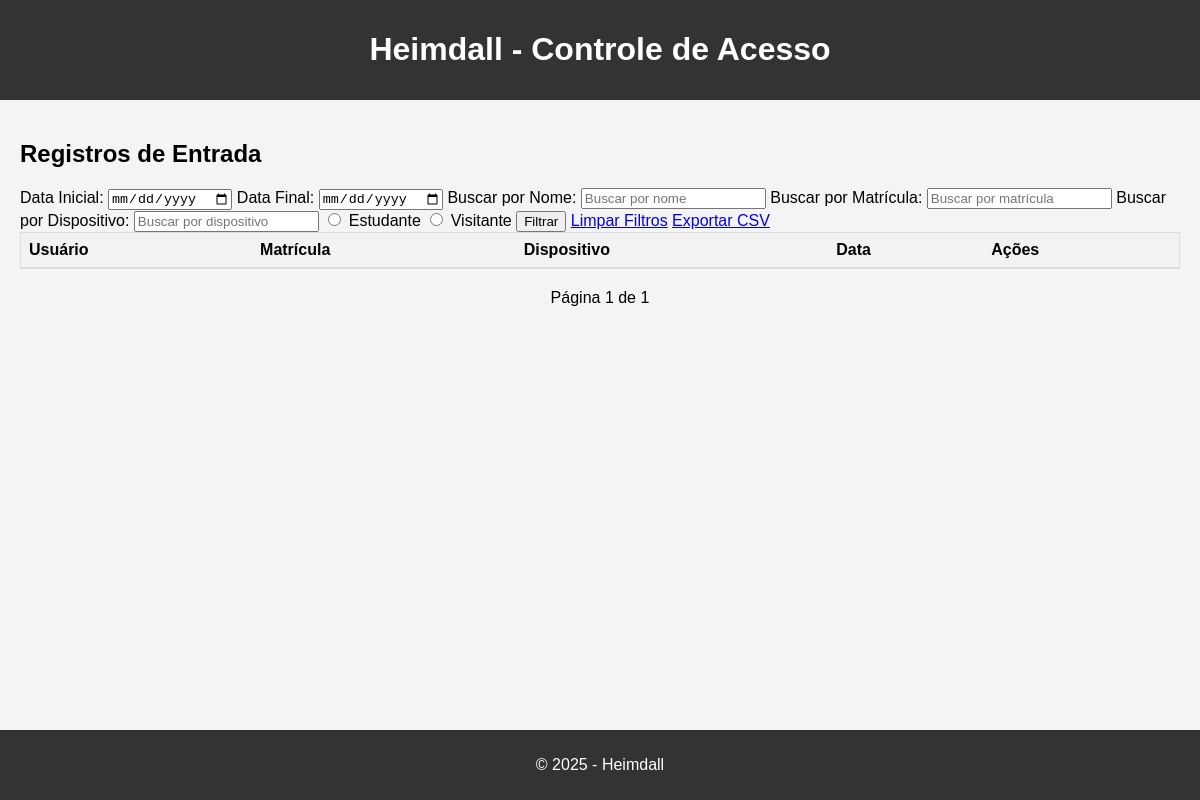
Page /listar-entradas/ on the earlier database version.
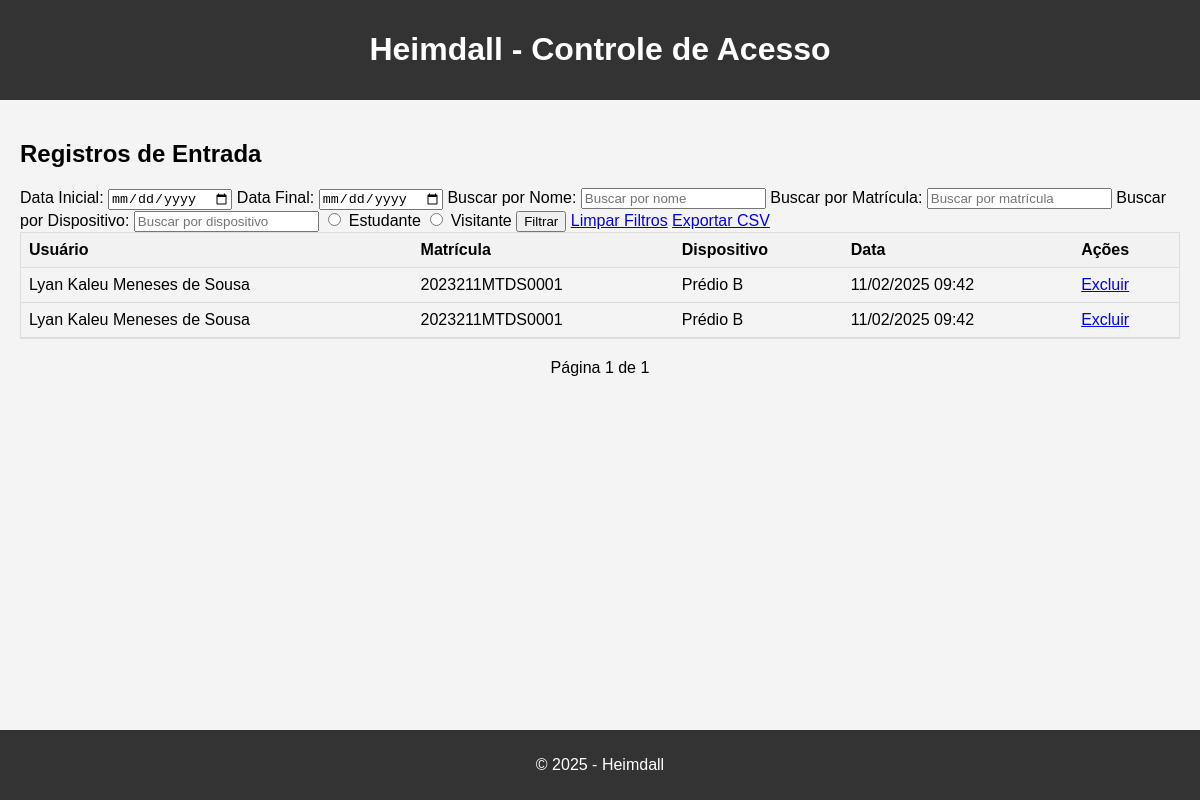
Same page on the later database version.
### pages/models.py (models this page shows, shortened)
class Entrada(models.Model):
    id_usuario = models.ForeignKey(Usuario, on_delete=models.CASCADE)
    data_entrada = models.DateTimeField(auto_now_add=True)
    dispositivo = models.ForeignKey(Dispositivo, on_delete=models.CASCADE)

class Usuario(PolymorphicModel):
    nome = models.CharField(blank=False, null=False, max_length=200)
    cpf = models.CharField(max_length=11, unique=True)
    email = models.EmailField(blank=False, null=False, unique=True, max_length=120)
    ALUNO = "AL"
    DOCENTE = "DC"
    VISITANTE = "VT"
    TIPO_DE_USUARIO_ESCOLHA = {
        ALUNO : "Aluno",
        DOCENTE : "Docente",
        VISITANTE : "Visitante",
    }
    tipo_usuario =models.CharField(
        max_length=2,
        null=False,
        blank=False,
        choices=TIPO_DE_USUARIO_ESCOLHA,
        default=ALUNO
    )

class Aluno(Usuario):
    matricula = models.CharField(blank=False, null=False, unique=True, max_length=15)
    curso = models.ForeignKey(Curso, on_delete=models.PROTECT)
    SITUACAO_CHOICES = [
        ('Deferida', 'Deferida'),
        ('Indeferida', 'Indeferida'),
    ]
    situacao_matricula = models.CharField(
        max_length=10,
        choices=SITUACAO_CHOICES,
        default='Deferida'
    )

class Dispositivo(models.Model):
    localizacao = models.CharField(blank=False,null=False, max_length=15)
    COMPUTADOR = "PC"
    CATRACA = "CT"
    TIPO_DISPOSITIVO_ESCOLHA = {
        COMPUTADOR : "Computador",
        CATRACA : "Catraca",
    }
    tipo_dispositivo = models.CharField(
        max_length= 2,
        null=False,
        blank=False,
        choices=TIPO_DISPOSITIVO_ESCOLHA,
        default=CATRACA
    )

### pages/views.py (the view)
# urls.py: path('listar-entradas/', listar_entradas, name='listar_entradas'),
def listar_entradas(request):
    hoje = timezone.now().date()
    entradas = Entrada.objects.select_related('id_usuario', 'dispositivo').all().order_by('-data_entrada')
    data_inicial = request.GET.get('data_inicial')
    data_final = request.GET.get('data_final')
    if data_inicial or data_final:
        data_inicio = datetime.strptime(data_inicial, "%Y-%m-%d") if data_inicial else hoje
        data_fim = datetime.strptime(data_final, "%Y-%m-%d") + timedelta(days=1) - timedelta(seconds=1) if data_final else data_inicio + timedelta(days=1) - timedelta(seconds=1)
        entradas = entradas.filter(data_entrada__range=(data_inicio, data_fim))
    else:
        entradas = entradas.filter(data_entrada__date=hoje)
    nome = request.GET.get('nome')
    matricula = request.GET.get('matricula')
    dispositivo = request.GET.get('dispositivo')
    tipo_usuario = request.GET.get('tipo_usuario')
    if nome:
        entradas = entradas.filter(id_usuario__nome__icontains=nome)
    if matricula:
        entradas = entradas.filter(id_usuario__aluno__matricula__icontains=matricula)
    if dispositivo:
        entradas = entradas.filter(dispositivo__localizacao__icontains=dispositivo)
    if tipo_usuario:
        if tipo_usuario == 'estudante':
            entradas = entradas.filter(id_usuario__polymorphic_ctype__model='aluno')
        elif tipo_usuario == 'visitante':
            entradas = entradas.filter(id_usuario__polymorphic_ctype__model='visitante')
    paginator = Paginator(entradas, 10)
    page_number = request.GET.get('page')
    page_obj = paginator.get_page(page_number)
    context = {
        'page_obj': page_obj,
    }
    return render(request, 'pages/listar_entradas.html', context)

### pages/templates/pages/listar_entradas.html (shortened to what this page needs)
{% extends 'base.html' %}
{% block content %}
<h2>Registros de Entrada</h2>
<form method="get" action=".">
    <label for="data_inicial">Data Inicial:</label>
    <input type="date" id="data_inicial" name="data_inicial" value="{{ request.GET.data_inicial }}">
    <label for="data_final">Data Final:</label>
    <input type="date" id="data_final" name="data_final" value="{{ request.GET.data_final }}">
    <label for="nome">Buscar por Nome:</label>
    <input type="text" id="nome" name="nome" placeholder="Buscar por nome" value="{{ request.GET.nome }}">
    <label for="matricula">Buscar por Matrícula:</label>
    <input type="text" id="matricula" name="matricula" placeholder="Buscar por matrícula" value="{{ request.GET.matricula }}">
    <label for="dispositivo">Buscar por Dispositivo:</label>
    <input type="text" id="dispositivo" name="dispositivo" placeholder="Buscar por dispositivo" value="{{ request.GET.dispositivo }}">
    <label>
        <input type="radio" name="tipo_usuario" value="estudante" {% if request.GET.tipo_usuario == 'estudante' %}checked{% endif %}> Estudante
    </label>
    <label>
        <input type="radio" name="tipo_usuario" value="visitante" {% if request.GET.tipo_usuario == 'visitante' %}checked{% endif %}> Visitante
    </label>
    <button type="submit">Filtrar</button>
    <a href="{% url 'listar_entradas' %}" class="button">Limpar Filtros</a>
    <a href="{% url 'exportar_csv' %}" class="button">Exportar CSV</a>
</form>
<div class="table-container">
    <table>
        <tr>
            <th>Usuário</th>
            <th>Matrícula</th>
            <th>Dispositivo</th>
            <th>Data</th>
            <th>Ações</th>
        </tr>
        {% for entrada in page_obj %}
        <tr>
            <td>{{ entrada.id_usuario.nome }}</td>
            <td>
                {% if entrada.id_usuario.polymorphic_ctype.model == 'aluno' %}
                    {{ entrada.id_usuario.aluno.matricula }}
                {% else %}
                    Visitante
                {% endif %}
            </td>
            <td>{{ entrada.dispositivo.localizacao }}</td>
            <td>{{ entrada.data_entrada|date:"d/m/Y H:i" }}</td>
            <td>
                <a href="{% url 'excluir_entrada' entrada.id %}">Excluir</a>
            </td>
        </tr>
        {% endfor %}
    </table>
</div>
<div class="pagination">
    <span class="step-links">
        <span>Página {{ page_obj.number }} de {{ page_obj.paginator.num_pages }}</span>
    </span>
</div>
{% endblock %}

### pages/templates/base.html (shortened to what this page needs)
<!DOCTYPE html>
<html lang="pt-BR">
<head>
    {% load static %}
    <link rel="stylesheet" href="{% static 'css/styles.css' %}">
</head>
<body>
    <header>
        <h1>Heimdall - Controle de Acesso</h1>
    </header>
    <main>
        {% block content %}{% endblock %}
    </main>
    <footer>
        <p>© 2025 - Heimdall</p>
    </footer>
</body>
</html>

### pages/static/css/styles.css (style rules this page uses)
body { font-family: Arial, sans-serif; margin: 0; padding: 0; background-color: #f4f4f4; display: flex; flex-direction: column; min-height: 100vh; }
header { background-color: #333; color: #fff; padding: 10px 0; text-align: center; }
main { flex: 1; padding: 20px; }
footer { background-color: #333; color: #fff; text-align: center; padding: 10px 0; }
.table-container { max-height: 60vh; overflow-y: auto; overflow-x: auto; border: 1px solid #ddd; margin-bottom: 20px; }
table { width: 100%; border-collapse: collapse; }
th, td { padding: 8px; text-align: left; border-bottom: 1px solid #ddd; }
th { background-color: #f2f2f2; }
.pagination { margin-top: 10px; text-align: center; }

Differences in the rows shown:
added Entrada: id_usuario.nome "Lyan Kaleu Meneses de Sousa", id_usuario.aluno.matricula "2023211MTDS0001", dispositivo.localizacao "Prédio B", data_entrada "11/02/2025 09:42"
added Entrada: id_usuario.nome "Lyan Kaleu Meneses de Sousa", id_usuario.aluno.matricula "2023211MTDS0001", dispositivo.localizacao "Prédio B", data_entrada "11/02/2025 09:42"
